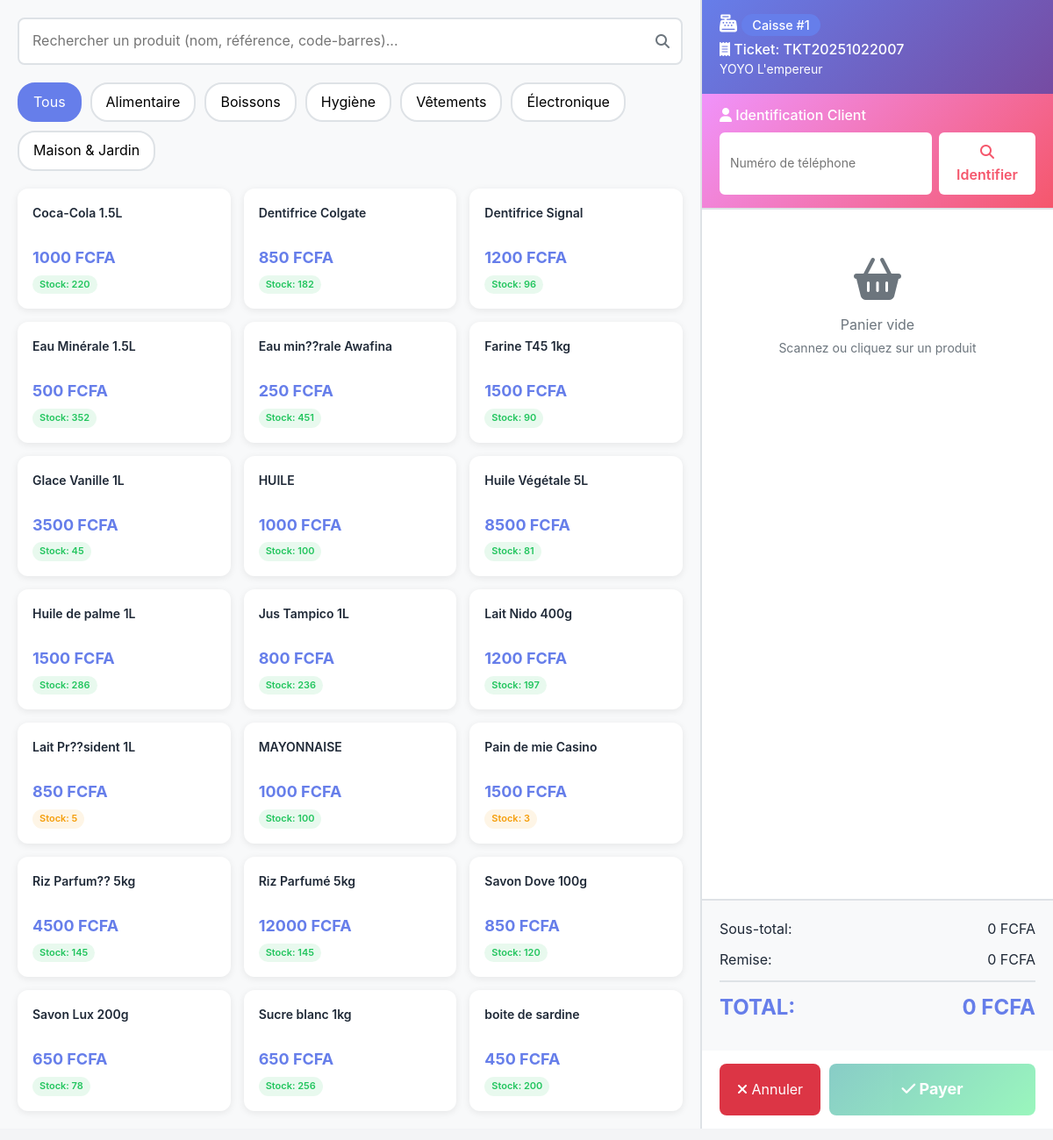
The page /pos/ (signed in) on the database as committed earlier.
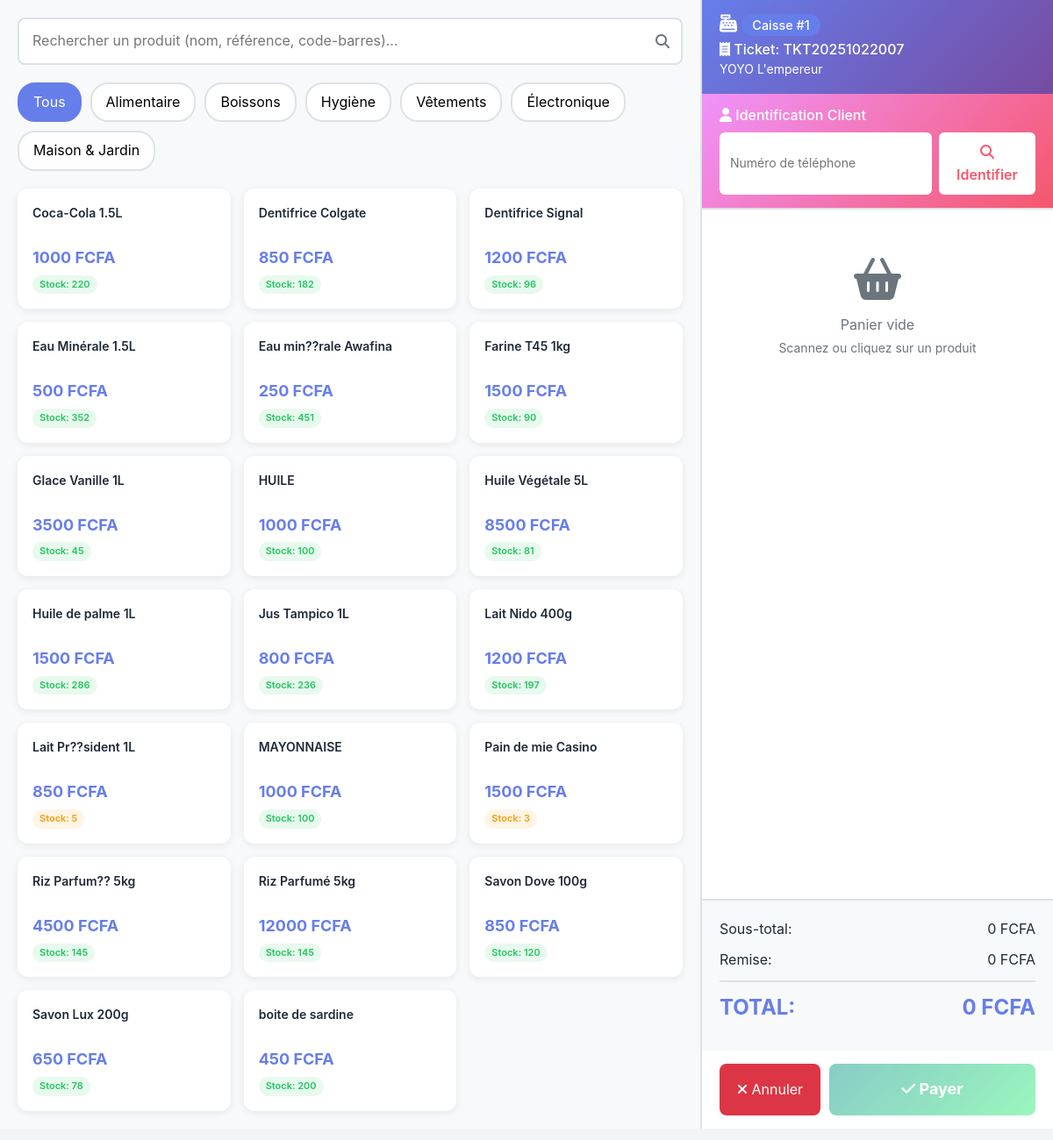
The same page on the database as committed later.
### CarrefourApp/models.py (models this page shows, shortened)
class Produit(models.Model):
    CATEGORIES = [
        ('ALIMENTAIRE', 'Alimentaire'),
        ('BOISSONS', 'Boissons'),
        ('HYGIENE', 'Hygiène'),
        ('VETEMENTS', 'Vêtements'),
        ('ELECTRONIQUE', 'Électronique'),
        ('MAISON', 'Maison & Jardin'),
    ]
    STATUTS = [
        ('EN_STOCK', 'En stock'),
        ('CRITIQUE', 'Stock critique'),
        ('RUPTURE', 'Rupture'),
    ]
    reference = models.CharField(max_length=20, unique=True, verbose_name="Référence")
    nom = models.CharField(max_length=200, verbose_name="Nom du produit")
    categorie = models.CharField(max_length=50, choices=CATEGORIES, verbose_name="Catégorie")
    prix_unitaire = models.DecimalField(max_digits=10, decimal_places=2, verbose_name="Prix de vente (FCFA)")
    prix_achat = models.DecimalField(max_digits=10, decimal_places=2, verbose_name="Prix d'achat (FCFA)")
    stock_actuel = models.IntegerField(default=0, verbose_name="Stock actuel")
    stock_critique = models.IntegerField(default=10, verbose_name="Seuil critique")
    seuil_reapprovisionnement = models.IntegerField(
        default=20,
        verbose_name="Seuil de réapprovisionnement",
        help_text="Quantité en dessous de laquelle il faut réapprovisionner"
    )
    stock_minimum = models.IntegerField(
        default=5,
        verbose_name="Stock minimum",
        help_text="Stock minimum à maintenir"
    )
    stock_maximum = models.IntegerField(
        default=1000,
        verbose_name="Stock maximum",
        help_text="Stock maximum autorisé"
    )
    fournisseur_principal = models.ForeignKey(
        'Fournisseur',
        on_delete=models.SET_NULL,
        null=True,
        blank=True,
        verbose_name="Fournisseur principal",
        related_name='produits'
    )
    fournisseur = models.CharField(max_length=200, blank=True, verbose_name="Fournisseur (ancien)")
    description = models.TextField(blank=True, default='', verbose_name="Description")
    image = models.ImageField(upload_to='produits/', blank=True, null=True)
    code_barre = models.CharField(max_length=50, blank=True, default='', verbose_name="Code-barres")
    statut = models.CharField(max_length=20, choices=STATUTS, default='EN_STOCK')
    est_actif = models.BooleanField(default=True, verbose_name="Produit actif")
    date_ajout = models.DateTimeField(auto_now_add=True)
    date_modification = models.DateTimeField(auto_now=True)
    class Meta:
        verbose_name = 'Produit'
        verbose_name_plural = 'Produits'

### CarrefourApp/views.py (the view)
# urls.py: path('pos/', views.pos_interface, name='pos_interface'),
@login_required
def pos_interface(request):
    session_ouverte = SessionCaisse.objects.filter(
        caissier=request.user,
        est_cloturee=False
    ).first()
    if not session_ouverte:
        messages.warning(request, "Vous devez ouvrir une session de caisse avant de commencer.")
        return redirect('pos_ouvrir_session')
    transaction_en_cours = Transaction.objects.filter(
        caissier=request.user,
        statut='EN_COURS'
    ).first()
    produits = Produit.objects.filter(
        est_actif=True,
        stock_actuel__gt=0
    ).order_by('nom')
    types_paiement = TypePaiement.objects.filter(est_actif=True)
    categories = Produit.CATEGORIES
    context = {
        'session': session_ouverte,
        'transaction': transaction_en_cours,
        'produits': produits,
        'types_paiement': types_paiement,
        'categories': categories,
    }
    return render(request, 'caisse/pos_interface.html', context)

### CarrefourApp/context_processors.py (called while the page is built)
def dashboard_url(request):
    if request.user.is_authenticated:
        dashboard_map = {
            'DG': 'dashboard_dg',
            'DAF': 'dashboard_daf',
            'RH': 'dashboard_rh',
            'STOCK': 'dashboard_stock',
            'CAISSIER': 'dashboard_caisse',
            'MARKETING': 'dashboard_marketing',
        }
        return {
            'user_dashboard_url': dashboard_map.get(request.user.role, 'home')
        }
    return {
        'user_dashboard_url': 'home'
    }

### templates/caisse/pos_interface.html (shortened to what this page needs)
{% extends 'base.html' %}
{% load static %}
{% block content %}
<div class="pos-container">
    <div class="pos-products">
        <div class="search-box">
            <input type="text" id="searchProduct" placeholder="Rechercher un produit (nom, référence, code-barres)..." autofocus>
            <i class="fas fa-search"></i>
        </div>
        <div class="category-filters">
            <button class="category-btn active" data-category="all">Tous</button>
            {% for code, label in categories %}
            <button class="category-btn" data-category="{{ code }}">{{ label }}</button>
            {% endfor %}
        </div>
        <div class="product-grid" id="productGrid">
            {% for produit in produits %}
            <div class="product-card"
                 data-category="{{ produit.categorie }}"
                 data-id="{{ produit.id }}"
                 data-name="{{ produit.nom }}"
                 data-price="{{ produit.prix_unitaire }}"
                 data-stock="{{ produit.stock_actuel }}">
                <div class="product-name">{{ produit.nom }}</div>
                <div class="product-price">{{ produit.prix_unitaire|floatformat:0 }} FCFA</div>
                <div class="product-stock">
                    {% if produit.stock_actuel > 20 %}
                        <span class="badge-stock badge-success">Stock: {{ produit.stock_actuel }}</span>
                    {% elif produit.stock_actuel > 0 %}
                        <span class="badge-stock badge-warning">Stock: {{ produit.stock_actuel }}</span>
                    {% else %}
                        <span class="badge-stock badge-danger">Rupture</span>
                    {% endif %}
                </div>
            </div>
            {% endfor %}
        </div>
    </div>
    <div class="pos-cart">
        <div class="pos-header">
            <h5 class="mb-0">
                <i class="fas fa-cash-register"></i> <span style="background: #667eea; color: white; padding: 0.25rem 0.75rem; border-radius: 20px; font-size: 0.9rem;">Caisse #{{ session.numero_caisse }}</span>
            </h5>
            <h6 class="mb-0 mt-2">
                <i class="fas fa-receipt"></i> Ticket: <span id="ticketNumber">{{ transaction.numero_ticket|default:"Nouvelle vente" }}</span>
            </h6>
            <small>{{ session.caissier.get_full_name }}</small>
        </div>
        <div class="client-section">
            <h6 class="mb-0"><i class="fas fa-user"></i> Identification Client</h6>
            <div id="clientSearchForm">
                <div class="client-input-group">
                    <input type="tel" id="clientPhone" placeholder="Numéro de téléphone" maxlength="15">
                    <button type="button" onclick="identifyClient()">
                        <i class="fas fa-search"></i> Identifier
                    </button>
                </div>
            </div>
        </div>
        <div class="cart-items" id="cartItems">
            <div class="empty-cart">
                <i class="fas fa-shopping-basket fa-3x mb-3"></i>
                <p>Panier vide<br><small>Scannez ou cliquez sur un produit</small></p>
            </div>
        </div>
        <div class="cart-summary">
            <div class="summary-row">
                <span>Sous-total:</span>
                <span id="subtotal">0 FCFA</span>
            </div>
            <div class="summary-row">
                <span>Remise:</span>
                <span id="discount">0 FCFA</span>
            </div>
            <div class="summary-row total">
                <span>TOTAL:</span>
                <span id="total">0 FCFA</span>
            </div>
        </div>
        <div class="pos-actions">
            <button class="btn-cancel" onclick="cancelTransaction()">
                <i class="fas fa-times"></i> Annuler
            </button>
            <button class="btn-checkout" id="btnCheckout" onclick="showPaymentModal()" disabled>
                <i class="fas fa-check"></i> Payer
            </button>
        </div>
    </div>
</div>
{% endblock %}

Rows that differ between the two databases and show on the page:
no longer on this page (row edited): Produit: nom "Sucre blanc 1kg", prix_unitaire "650", stock_actuel "256"
